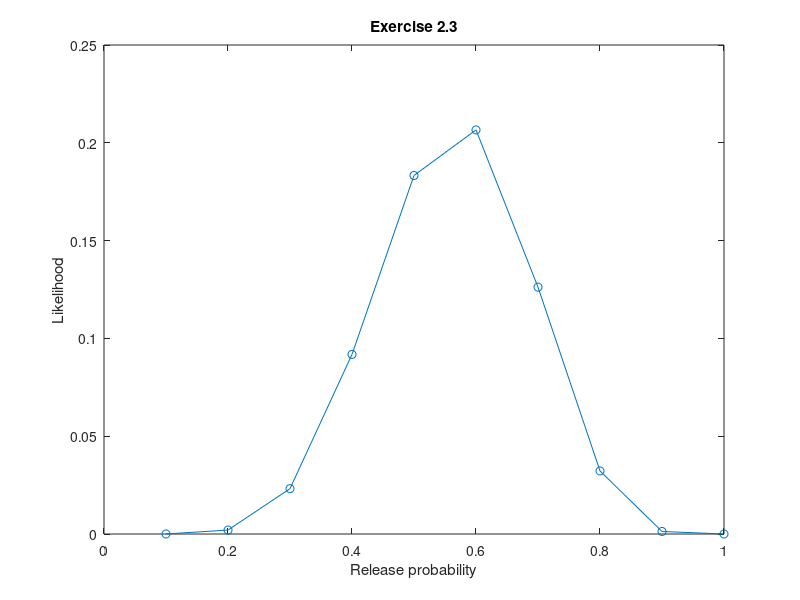
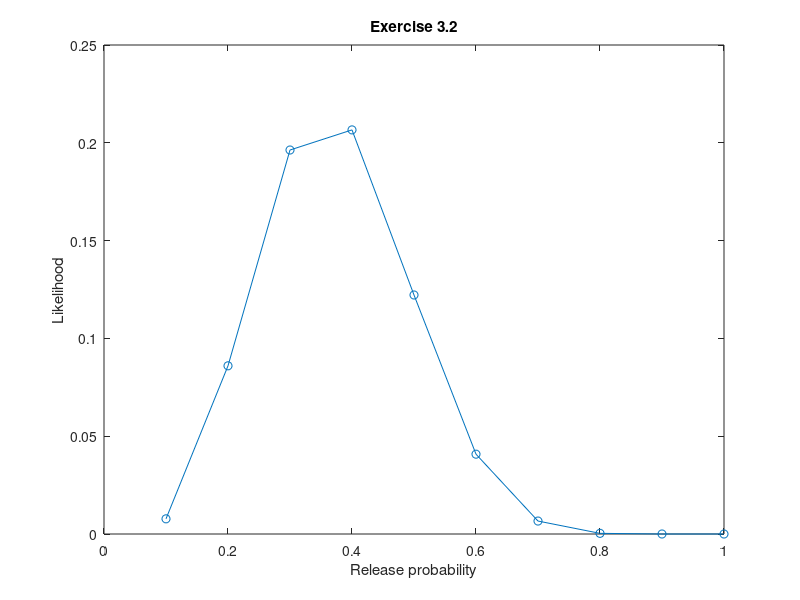
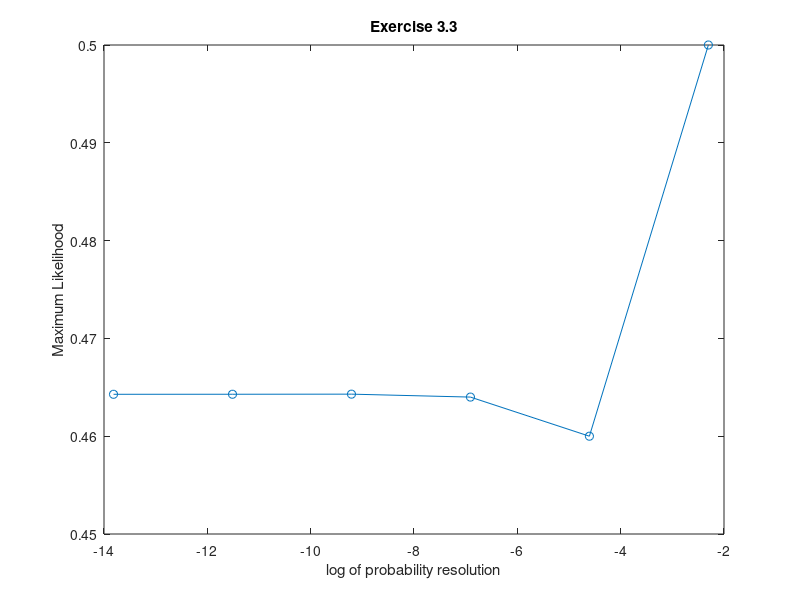
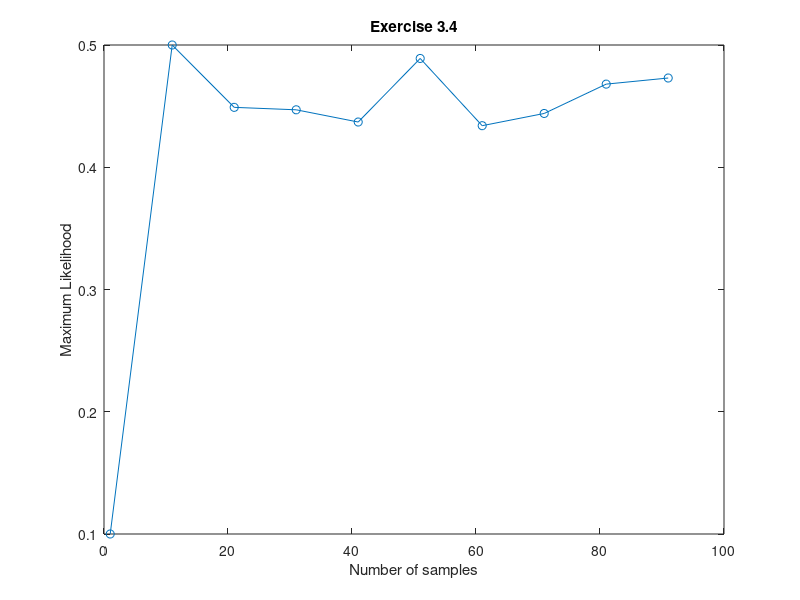

Reproduce these figures in MATLAB, in order. (Note: this script raises an error after producing the figures.)
clear all
%% Exercise 1

n = 10;
p = 0.2; 
k = 0:10; 

fprintf('Exercise 1\n');
for i = 1: length(k)
    p_release(i) = binopdf(k(i),n,p);
    fprintf ('The probability of observing %d quantal releases is %e\n', k(i), p_release(i))
end

%% Exercise 2.1
clear all
n = 14;
p = 0.1;
k = 8;

p_release_eight = binopdf(k,n,p);
fprintf('Exercise 2.1\n');
fprintf ('The probability of observing %d quantal releases with p = %2.1f is %e\n', k, p, p_release_eight)

%% Exercise 2.2 

n = 14;
p = 0.7;
k = 8;

p_release_eight = binopdf(k,n,p);
fprintf('Exercise 2.2\n');
fprintf ('The probability of observing %d quantal releases with p = %2.1f is %2.3f\n', k, p, p_release_eight) 
%% Exercise 2.3
p = 0.1:0.1:1;

for i = 1:length(p)
    binomial_coeff = factorial(n) / (factorial(k) * factorial(n-k));
    eight_likelihood(i) = binomial_coeff * p(i)^k * ((1-p(i)) ^ (n-k));
    
end

%Plot the likelihood function
figure
plot(p, eight_likelihood, '-o'); 
xlabel('Release probability')
ylabel('Likelihood')
title('Exercise 2.3')

fprintf('Exercise 2.3\n');
fprintf ('The most likely release probability to observe release of %d quanta is %3.1f\n', k, p(eight_likelihood == max(eight_likelihood))); 

%% Exercise 3.1

%assuming true release probability of p = 0.1
n=14;
p = 0.1;
k=5;

%binomial_coeff = factorial(n) / (factorial(k) * factorial(n-k));
%p_release_five = binomial_coeff * p^k * ((1-p) ^ (n-k)); 
p_release_five = binopdf(k,n,p);

total_likelihood = p_release_five * eight_likelihood(1); 
total_log_likelihood = log(p_release_five) + log(eight_likelihood(1));

fprintf('Exercise 3.1\n')
fprintf ('For a true release probability of %2.1f\n', p)
fprintf ('Total Likelihood = %e\n', total_likelihood)
fprintf('Total log likelihood = %3.1f\n', total_log_likelihood)

%% Exercise 3.2
%Now compute the likelihood function for five releases

p = 0.1:0.1:1;

for i = 1:length(p)
    five_likelihood(i) = binopdf(k,n,p(i));
end

%Plot the likelihood function
figure
plot(p, five_likelihood,'-o');
xlabel('Release probability')
ylabel('Likelihood')
title('Exercise 3.2')

fprintf('Exercise 3.2\n')
fprintf ('The most probable release probability to observe release of %d quanta is %3.1f\n', k, p(five_likelihood == max(five_likelihood))); 

% Calculate the total likelihood for each probability value in both
% experiments

total_likelihood = eight_likelihood .* five_likelihood;
total_log_likelihood = log(five_likelihood) + log (eight_likelihood); 


fprintf ('Maximum Likelihood considering both experiments = %3.3f\n', max(total_likelihood))
fprintf('Maximun log likelihood considering both experiments = %3.3f\n', max(total_log_likelihood))
fprintf('release probability with highest likelihood = %3.3f\n', p(total_likelihood == max(total_likelihood)))

%% Exercise 3.3
% Increase resolution of probabilties
clear all 
n = 14;
k = [5 8];
delta = [0.1 0.01 0.001 0.0001 0.00001 0.000001];
fprintf('Exercise 3.3\n') 
for i = 1:length(delta)
   p = 0.1: delta(i):1;
   for j = 1:length(k)
    binomial_coeff(j) = factorial(n) / (factorial(k(j)) * factorial(n-k(j)));
   end
    for ii = 1:length(p)
    five_likelihood(ii) = binomial_coeff(1) * p(ii)^k(1) * ((1-p(ii)) ^ (n-k(1)));
    eight_likelihood(ii) = binomial_coeff(2) * p(ii)^k(2) * ((1-p(ii)) ^ (n-k(2)));
    end
    total_likelihood = eight_likelihood .* five_likelihood;
    total_log_likelihood = log(five_likelihood) + log (eight_likelihood); 
    probabilities(i) = p(total_likelihood == max(total_likelihood));
    fprintf('release probability with highest likelihood at %2.6f probability steps = %3.6f\n', delta(i), probabilities(i))
end
figure
plot(log(delta),probabilities,'-o')
xlabel('log of probability resolution')
ylabel('Maximum Likelihood')
title('Exercise 3.3')

%% Exercise 3.4
clear all
%Increase sample size, to draw  possible outcomes, based on the result from 3.2 i will assume that the
%true release probability is 0.46

p = 0.1;
n = 14;       % number of "trials" per "experiment"
NumExperiments = 1:10:100;
p = 0.1 : 0.001 : 1;

fprintf('Exercise 3.4\n')
for i = 1:length(NumExperiments) 
    outcomes = binornd(n,0.46,NumExperiments(i),1);
    for j = 1: length(p)
        test(:,j) = binopdf(outcomes,n,p(j));
    end
    test_likelihood = prod(test);
    probabilities(i) = p(test_likelihood == max(test_likelihood));
    fprintf('release probability with highest likelihood  with %d samples = %3.6f\n', NumExperiments(i), probabilities(i))
    clear test 
end
figure
plot(NumExperiments,probabilities,'-o')
xlabel('Number of samples')
ylabel('Maximum Likelihood')
title('Exercise 3.4')

%% Exercise 4

clear all
%Write the experimental data as a vector
data = [2*ones(1,3) 4*ones(1,10) 5*ones(1,19) 6*ones(1,26) 7*ones(1,16) 8 *ones(1,16) 9*ones(1,5) 10*ones(1,5)];

%Stimate p-hat 
phat = mle(data,'Distribution','binomial','NTrials',14)
fprintf('Exercise 4\n')
fprintf('p-hat = %2.3f\n',phat)

%Plot histogram
edges = -0.5:14.5;
counts = histcounts(data, edges);

% Show a bar plot of the simulated bionimal distribution
clf;
xs = edges(1:end-1)+diff(edges)/2;
bar(xs, counts);

ylabel('Count');

% Normalize it to make it a pdf. Here counts (the x-axis of the histogram)
%  is a DISCRETE variable, so we just have to add up the values
bar(xs, counts./sum(counts));

%Simulate the theoretical distribution using the stimated phat and compare
%with the actual data distribution
Y = binopdf(xs,14,phat);
hold on;
plot(xs,Y,'ro-', 'LineWidth', 2, 'MarkerSize', 10);
legend('Simulated', 'Theoretical')
xlabel('Number of quanta')
ylabel('Probability')
title('Exercise 4')


%% Exercise 5
 
p = 0.1:0.1:1;
k = 7;
n= 14;

for i = 1:length(p)
    seven_likelihood(i) = binopdf(k,n,p(i));
end


fprintf('Exercise 5\n')
fprintf ('The most probable release probability to observe release of %d quanta is %3.1f\n', k, p(seven_likelihood == max(seven_likelihood))); 

%Under the null hypothesis (i.e. true release probability = 0.3) the
%probability of 7 releases is:
p =0.3;

p_release_seven = binopdf(k,n,p);

fprintf ('The probability of observing %d quanta under the Null Hypothesis is: %2.3f\n', k, p_release_seven) 

%As the stimate of the true release probability in the temperature
%condition (0.5) is different than the true release probability under the
%Null Hypothesis (0.3) it can be concluded that the temperature have an
%effect on synaptic release
